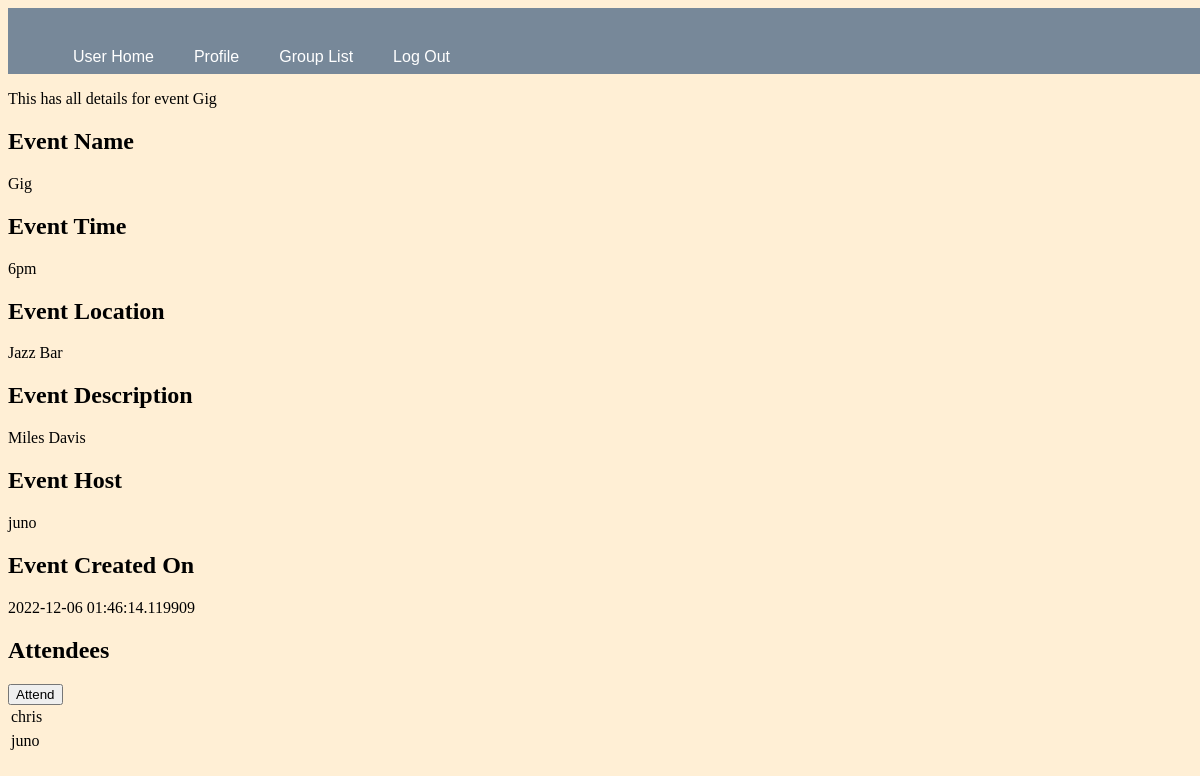
/user/juno/event/Gig (signed in), run on an earlier commit of the app's database.
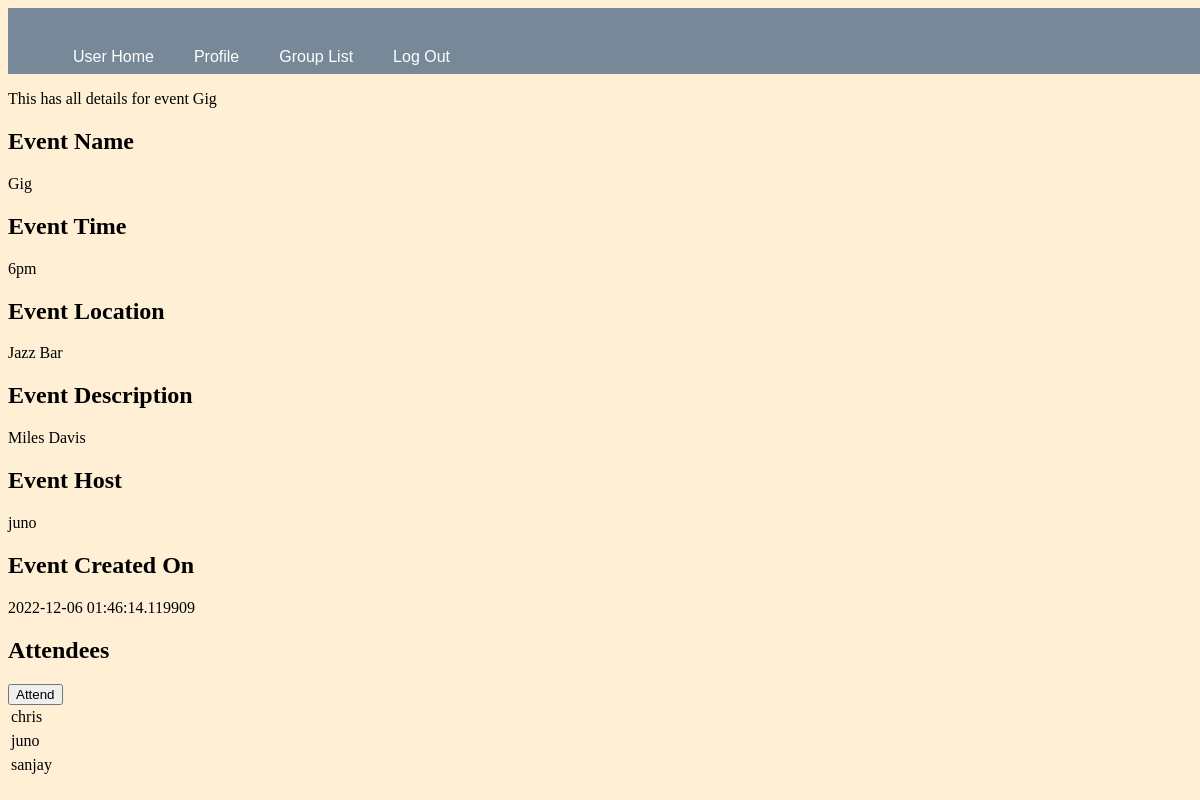
And on a later commit of the database.
### app.py (models this page shows, shortened)
class Attendees(db.Model):
    __tablename__="attendees"
    id = db.Column(db.Integer, primary_key = True)
    event_id = db.Column(db.Integer, db.ForeignKey('event.id'))
    attendee_id = db.Column(db.String(15), db.ForeignKey('user.username'))

class User(UserMixin, db.Model):
    __tablename__ = "user"
    id = db.Column(db.Integer, primary_key = True)
    username = db.Column(db.String(15), nullable= False, unique=True)
    email = db.Column(db.String(50), nullable= False, unique=True)
    password_hash = db.Column(db.String(80), nullable= False)
    joined_date = db.Column(db.DateTime, default= datetime.datetime.utcnow)
    location = db.Column(db.String(50), nullable= False)
    bio= db.Column(db.String(500), nullable=True)
    posts = db.relationship('Post', backref='author', lazy='dynamic')
    groups= db.relationship('Group', backref='creator', lazy='dynamic')
    events= db.relationship('Event',backref= 'host', lazy= 'dynamic')
    attending= db.relationship('Attendees',backref='participant', lazy='dynamic')

### app.py (the view)
@app.route("/user/<username>/event/<eventName>", methods=['GET', 'POST'] )
@login_required
def event(eventName, username):
    form= AttendForm()
    event = Event.query.filter_by(eventName=eventName).first_or_404()
    host= User.query.get(event.host_id).username
    numAttendees= Attendees.query.filter_by(event_id=eventName).all()
    if form.validate_on_submit():
        if len(numAttendees) < 8:
            for attendee in numAttendees:
                if attendee.attendee_id == username:
                    return render_template('event.html', event=event, form=form, attendees= numAttendees, host= host )
            attendee = Attendees(event_id=eventName, attendee_id=username)
            db.session.add(attendee)
            db.session.commit()
        return render_template('event.html', event=event, form=form, attendees= numAttendees, host= host )
    else:
        return render_template('event.html', event=event, form=form, attendees= numAttendees, host= host )

### app.py
class AttendForm(FlaskForm):
    submit= SubmitField(label='Attend')

### app.py (called while the page is built)
@login_manager.user_loader
def load_user(user_id):
    return User.query.get(int(user_id))

### templates/event.html (shortened to what this page needs)
{% extends "layout.html" %}
{% block nav %}
    <nav id="nav">
        <ul>
            <li><a href="{{ url_for('user_home', username= current_user.username) }}">User Home</a></li>
            <li><a href="{{ url_for('profile', username= current_user.username) }}">Profile</a></li>
            <li><a href="{{ url_for('groups', username= current_user.username) }}">Group List</a></li>
            <li><a href="{{ url_for('logout') }}">Log Out</a></li>
        </ul>
    </nav>
{% endblock %}
{% block content %}
<p>This has all details for event {{event.eventName}}</p>
<h2>Event Name </h2>
{{event.eventName}}
<h2>Event Time</h2>
{{event.time}}
<h2>Event Location</h2>
{{event.location}}
<h2>Event Description</h2>
{{event.description}}
<h2>Event Host</h2>
{{host}}
<h2>Event Created On</h2>
{{event.timestamp}}
<h2>Attendees</h2>
<form action="" method="post" novalidate>
    {{ form.submit() }}
</form>
{% for attendee in attendees %}
    <div>
        {% include '_attendee.html' %}
    </div>
{% endfor %}
{% endblock %}

### templates/_attendee.html
<table>
    <thead>
        <tr>
            <td>{{ attendee.participant.username }}</td>
        </tr>
    </thead>
</table>

What changed in the data, as far as the page shows it:
added Attendees: participant.username "sanjay"
